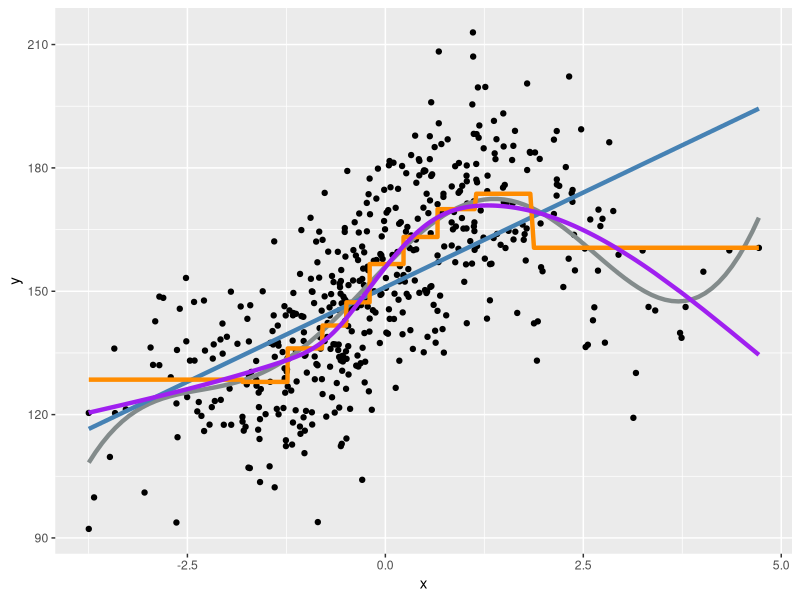

The R source for this figure:
library(ggplot2)
library(splines)

wiggly <- function(x){
  (x + 2) * (x - 3) * (x - 1) + 25 * sin(x) + 150
}

set.seed(69)
n <- 500
x <- round(rnorm(n, 0, 1.5), 4)
y <- wiggly(x) + rnorm(n, 0, 15)

n_bins <- 10
n_knots <- 6
quantiles <- quantile(x, seq(0, 1, 1 / n_bins))
x_binned <- cut(x, quantiles, include.lowest = TRUE, ordered_result = TRUE)

df <- data.frame(y, x, x_binned)

summary(model_linear <- lm(y ~ x, data = df))
summary(model_binned <- lm(y ~ x_binned, data = df))
summary(model_spline <- lm(y ~ ns(x, n_knots), data = df))

df$fit_linear <- fitted(model_linear)
df$fit_binned <- fitted(model_binned)
df$fit_spline <- fitted(model_spline)

ggplot(df, aes(x, y)) +
  geom_point() +
  stat_function(fun = wiggly, colour = 'azure4', size = 1.5) +
  geom_line(aes(y = fit_linear), colour = 'steelblue', size = 1.5) +
  geom_line(aes(y = fit_binned), colour = 'darkorange', size = 1.5) +
  geom_line(aes(y = fit_spline), colour = 'purple', size = 1.5)




